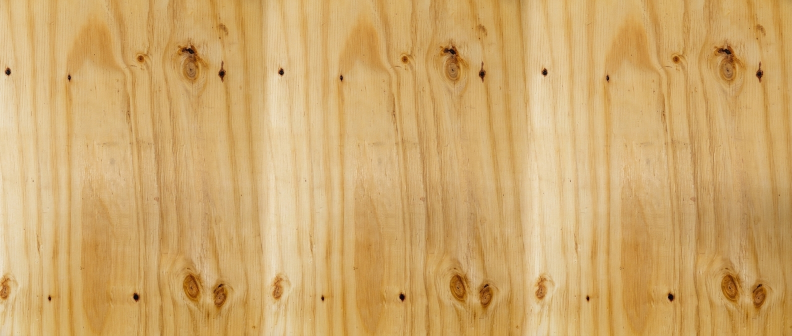
#> input picture contenido/posts-cimbra-parota/fotos/cimbra-brasil.jpg, 1584 x 672 px (shown at 1/2 size)
$ python -i brand.py   (imports and definitions only)
#> lines starting #> are read from the running program, lines starting #| are printed output that depends on the picture
"""Marca Tableros Bonaterra — colores, tipografía y bloques de diseño.

Paleta muestreada por pixel de los posts reales de @tablerosbonaterra
(no del catálogo impreso, que usa un verde más oscuro y acento café).
Ver ~/.claude/skills/marca-tableros-bonaterra.
"""

from PIL import Image, ImageDraw, ImageFont

# ---------------------------------------------------------------- colores
CREMA = "#F8F2E6"
CREMA_2 = "#EAE5D2"
SALVIA = "#85966F"        # banner de titulo
VERDE_OSCURO = "#637356"  # franja de servicios
VERDE_MARCA = "#3E602D"   # verde del logo y del catalogo
SALVIA_CLARO = "#AFBE9B"  # script sobre fondo verde (contraste)
TINTA = "#231F20"

# ------------------------------------------------------------ tipografia
# El catalogo usa Montserrat + Futura BT. En esta Mac no hay Montserrat:
# Futura (sistema) para titulares, Avenir Next para texto, Snell para script.
FUTURA = "/System/Library/Fonts/Supplemental/Futura.ttc"
AVENIR = "/System/Library/Fonts/Avenir Next.ttc"
SNELL = "/System/Library/Fonts/Supplemental/SnellRoundhand.ttc"


def f_titulo(size):
    return ImageFont.truetype(FUTURA, size, index=2)  # Futura Bold


def f_kicker(size):
    return ImageFont.truetype(FUTURA, size, index=4)  # Condensed ExtraBold


def f_texto(size, peso="regular"):
    idx = {"regular": 7, "medium": 5, "demi": 2, "bold": 0, "heavy": 8}[peso]
    return ImageFont.truetype(AVENIR, size, index=idx)


def f_script(size):
    return ImageFont.truetype(SNELL, size, index=2)  # Snell Black


# --------------------------------------------------------------- lienzo
W, H = 1080, 1350
MARGEN = 72
SERVICIOS = "ASESORÍA PERSONALIZADA · CORTE A MEDIDA · ENVÍO A DOMICILIO"


def lienzo(color=CREMA):
    return Image.new("RGB", (W, H), color)


def foto_fondo(ruta, zoom=1.0, foco=0.5):
    """Recorta una foto a 1080x1350 cubriendo todo el lienzo."""
#> called with ruta = 'fotos/cimbra-brasil.jpg', zoom = 1, foco = 0.5
    im = Image.open(ruta).convert("RGB")
#> im is the input picture: PIL image 1584x672 RGB; mean R, G, B 207.5, 168.4, 107.2
    escala = max(W / im.width, H / im.height) * zoom
#> escala = 2.01
    im = im.resize((int(im.width * escala), int(im.height * escala)), Image.LANCZOS)
#> im: PIL image 3182x1350 RGB
    x = int((im.width - W) * foco)
#> x = 1051
    y = int((im.height - H) * foco)
#> y = 0
    return im.crop((x, y, x + W, y + H))
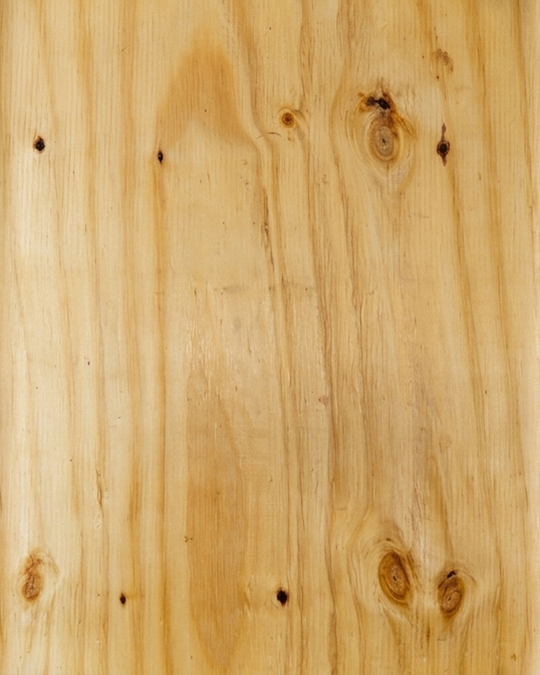
#> returned value: PIL image 1080x1350 RGB (shown at 1/2 size); mean R, G, B 208, 169.2, 108.4


# [74 lines left out: functions velo, logo, pastilla, parrafo, franja, paginador, not called in this run]


def guardar(img, ruta):
    img.save(ruta, quality=95, subsampling=0)
    print("  ✓", ruta)

>>> result = foto_fondo('fotos/cimbra-brasil.jpg')

$ run again, on contenido/posts-cimbra-parota/fotos/cimbra-rusa.png
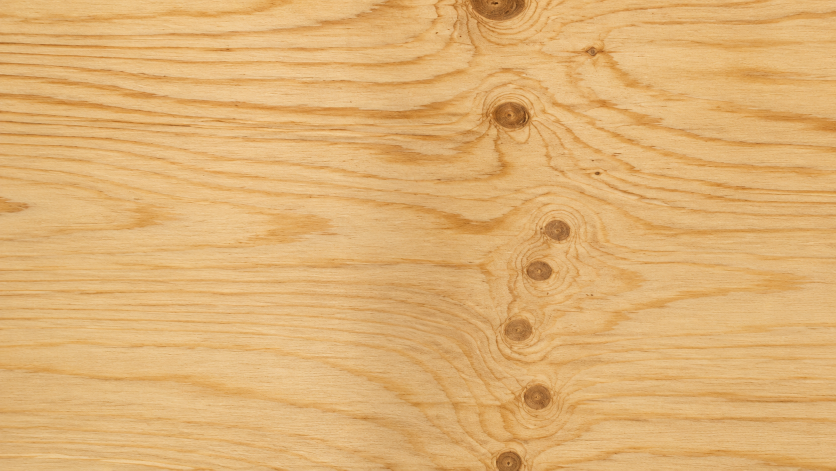
#> input picture contenido/posts-cimbra-parota/fotos/cimbra-rusa.png, 1672 x 941 px (shown at 1/2 size)
#> in foto_fondo, im is the input picture: PIL image 1672x941 RGB; mean R, G, B 222.7, 176.7, 114.7
#> im: PIL image 2398x1350 RGB
#> in foto_fondo, `return im.crop((x, y, x + W, y + H))`:
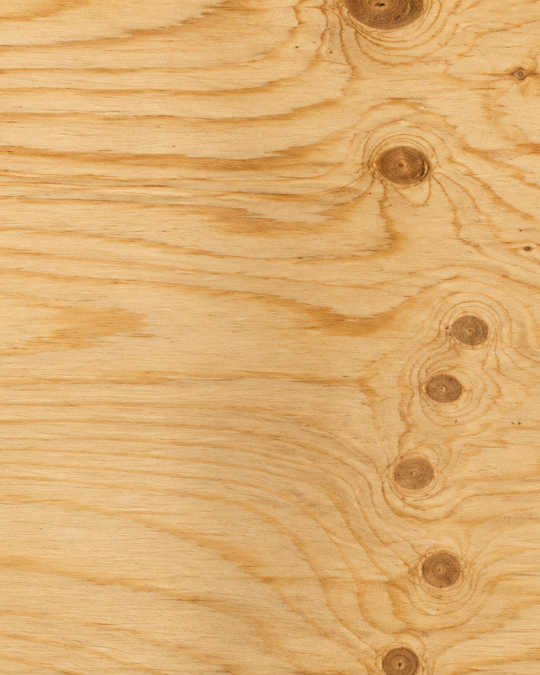
#> returned value: PIL image 1080x1350 RGB (shown at 1/2 size); mean R, G, B 220.8, 173.9, 112.1
